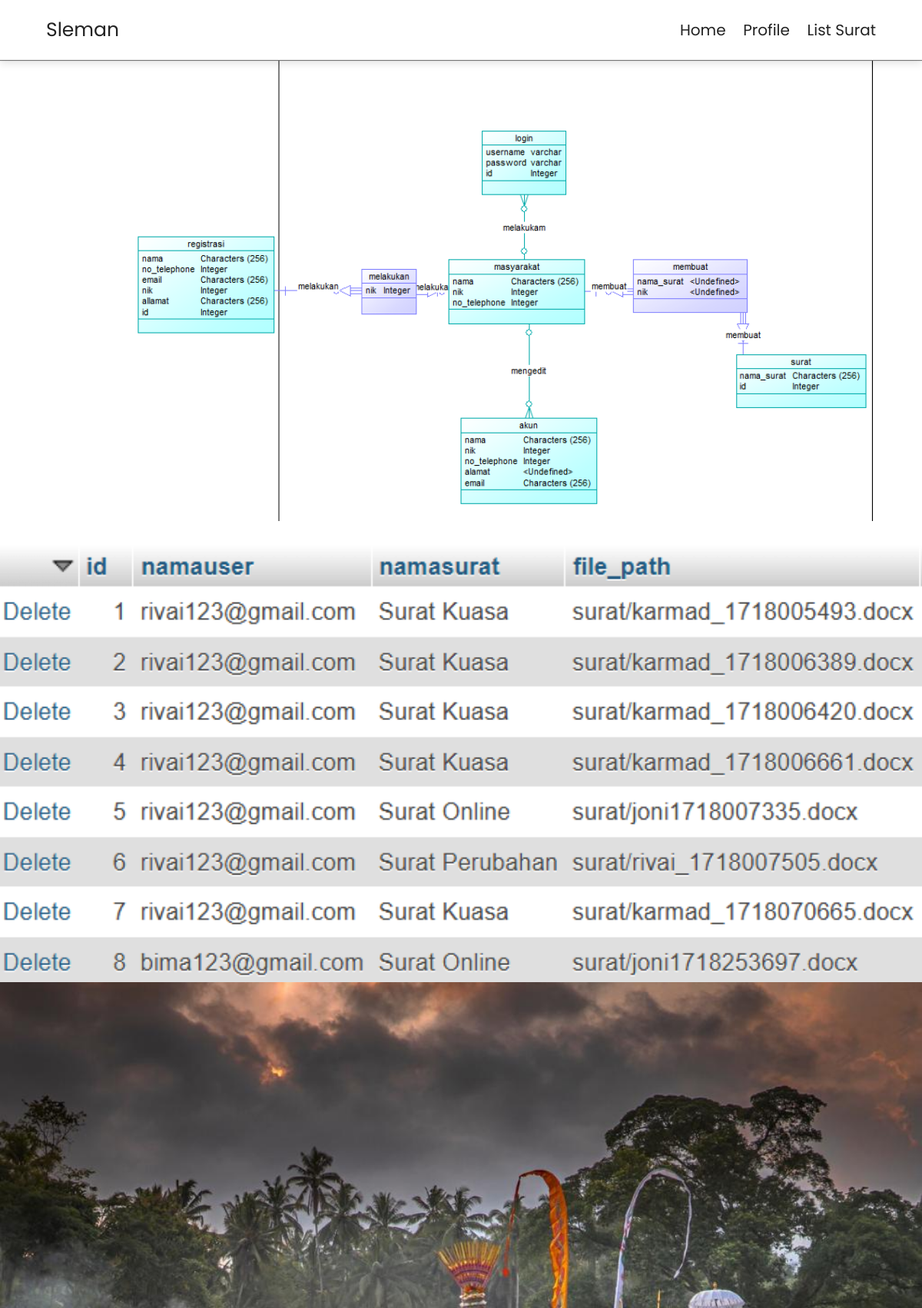
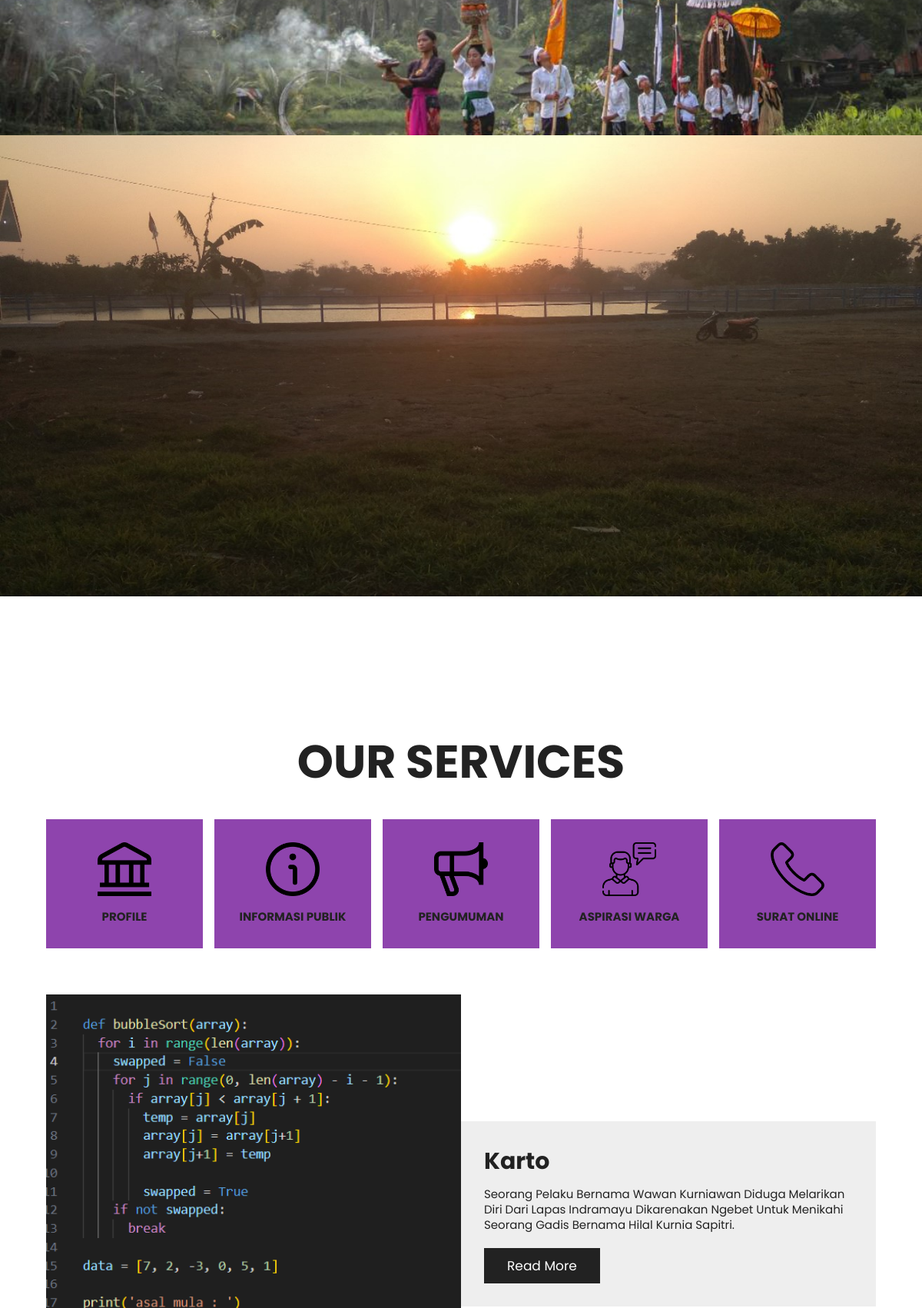
The app's page /home.php (upper part) with its own data (2 pictures, top to bottom).
### tables this page shows
CREATE TABLE `slide_gambar` (
  `id` int(255) NOT NULL,
  `image` varchar(255) NOT NULL,
  `judul` varchar(255) NOT NULL
);

CREATE TABLE `profil_kades` (
  `id` int(255) NOT NULL,
  `image` varchar(255) NOT NULL,
  `nama` varchar(255) NOT NULL,
  `deskripsi` varchar(255) NOT NULL
);

### home.php (the view, shortened to what this page needs)
<?php
include_once 'config.php';
?>
<!DOCTYPE html>
<html lang="en">
<head>
    <link rel="stylesheet" href="https://cdn.jsdelivr.net/npm/swiper@9/swiper-bundle.min.css" />
    <link rel="stylesheet" href="https://cdnjs.cloudflare.com/ajax/libs/font-awesome/6.4.0/css/all.min.css">
    <link rel="stylesheet" href="homestyle.css">
</head>
<body>
    <section class="header">
        <a href="home.php" class="logo">Sleman</a>
        <nav class="navbar">
            <a href="home.php">home</a>
            <a href="gabungan.php">profile</a>
            <a href="list_surat_user.php">List Surat</a>
        </nav>
    </section>
    <section class="home">
        <div class="swiper home-slider">
            <div class="swiper-wrapper">
                <?php
                $ambil = "SELECT * FROM slide_gambar ORDER BY id ASC";
                $q = mysqli_query($conn, $ambil);
                while ($r2 = mysqli_fetch_array($q)) {
                    $image = $r2['image'];
                ?>
                    <div class="swiper-slide slide" style="background: url(img/<?php echo $image ?>) no-repeat">
                    </div>
                <?php } ?>
            </div>
            <div class="swiper-button-next"></div>
            <div class="swiper-button-prev"></div>
        </div>
    </section>
    <section class="services">
        <h1 class="heading-title">our services</h1>
        <div class="box-container">
            <a href="gabungan.php">
                <div class="box">
                    <img src="images/profil.png" alt="">
                    <h3>PROFILE</h3>
                </div>
            </a>
            <div class="box">
                <img src="images/info.png" alt="">
                <a href="informasi_publik.php">
                    <h3>INFORMASI PUBLIK</h3>
                </a>
            </div>
            <div class="box">
                <img src="images/pengumuman.png" alt="">
                <a href="pengumuman.php">
                    <h3>PENGUMUMAN</h3>
                </a>
            </div>
            <div class="box">
                <img src="images/aspirasi.png" alt="">
                <a href="aspirasi.php">
                    <h3>ASPIRASI WARGA</h3>
                </a>
            </div>
            <div class="box">
                <img src="images/tele.png" alt="">
                <a href="login_user.php">
                    <h3>SURAT ONLINE</h3>
                </a>
            </div>
        </div>
    </section>
    <section class="home-about">
        <?php
        $ambil = "SELECT * FROM profil_kades LIMIT 1";
        $q = mysqli_query($conn, $ambil);
        while ($r2 = mysqli_fetch_array($q)) {
            $image = $r2['image'];
            $nama = $r2['nama'];
            $deskripsi = $r2['deskripsi'];
        ?>
            <div class="image">
                <img src="img/<?php echo $image ?>" alt="">
            </div>
            <div class="content">
                <h3><?php echo $nama ?></h3>
                <p><?php echo $deskripsi ?></p>
                <a href="SOTK.php" class="btn">Read More</a>
            </div>
        <?php } ?>
    </section>
</body>
</html>

### homestyle.css (style rules this page uses)
:root { --main-color: #8e44ad; --black: #222; --white: #fff; --light-black: #777; --light-white: #fff9; --dark-bg: rgba(0, 0, 0, 0.7); --light-bg: #eee; --border: 0.1rem solid var(--black); --box-shadow: 0 0.5rem 1rem rgba(0, 0, 0, 0.1); --text-shadow: 0 1.5rem 3rem rgba(0, 0, 0, 0.3); }
* { font-family: "Poppins", sans-serif; margin: 0; padding: 0; box-sizing: border-box; outline: none; border: none; text-decoration: none; text-transform: capitalize; }
html { font-size: 62.5%; overflow-x: hidden; }
section { padding: 5rem 10%; }
.btn { margin-top: 1rem; display: inline-block; background: var(--black); color: var(--white); font-size: 1.7rem; padding: 1rem 3rem; cursor: pointer; }
.heading-title { text-align: center; margin-bottom: 3rem; font-size: 6rem; text-transform: uppercase; color: var(--black); }
.header { position: sticky; top: 0; left: 0; right: 0; z-index: 1000; background-color: var(--white); display: flex; padding-top: 2rem; padding-bottom: 2rem; box-shadow: var(--box-shadow); align-items: center; justify-content: space-between; }
.header .logo { font-size: 2.5rem; color: var(--black); }
.header .navbar a { font-size: 2rem; margin-left: 2rem; color: var(--black); }
.home { padding: 0; }
.home .slide { text-align: center; padding: 2rem; display: flex; align-items: center; justify-content: center; background-size: cover !important; background-position: center !important; min-height: 60rem; }
.home .swiper-button-next, .home .swiper-button-prev { top: inherit; left: inherit; bottom: 0; right: 0; height: 7rem; width: 7rem; background: var(--white); color: var(--black); }
.home .swiper-button-next::after, .home .swiper-button-prev::after { font-size: 2rem; }
.home .swiper-button-prev { right: 7rem; }
.services .box-container { display: grid; grid-template-columns: repeat(auto-fit, minmax(16rem, 1fr)); gap: 1.5rem; }
.services .box-container .box { padding: 3rem 2rem; text-align: center; background: var(--main-color); cursor: pointer; }
.services .box-container .box img { height: 7rem; }
.services .box-container .box h3 { color: var(--black); font-size: 1.5rem; padding-top: 1rem; }
.home-about { display: flex; align-items: center; flex-wrap: wrap; }
.home-about .image { flex: 1 1 41rem; }
.home-about .image img { width: 100%; }
.home-about .content { flex: 1 1 41rem; padding: 3rem; background: var(--light-bg); }
.home-about .content h3 { font-size: 3rem; color: var(--black); }
.home-about .content p { font-size: 1.5rem; padding: 1rem 0; line-height: 2rem; color: var(--black); }
@media (max-width: 1200px) { section { padding: 3rem 5%; } }

### records on screen
slide_gambar: image (picture)
slide_gambar: image (picture)
slide_gambar: image (picture)
slide_gambar: image (picture)
profil_kades: image (picture), nama "Karto", deskripsi "Seorang Pelaku Bernama Wawan Kurniawan Diduga Melarikan Diri Dari Lapas Indramayu Dikarenakan Ngebet Untuk Menikahi Seorang Gadis Bernama Hilal Kurnia Sapitri."
